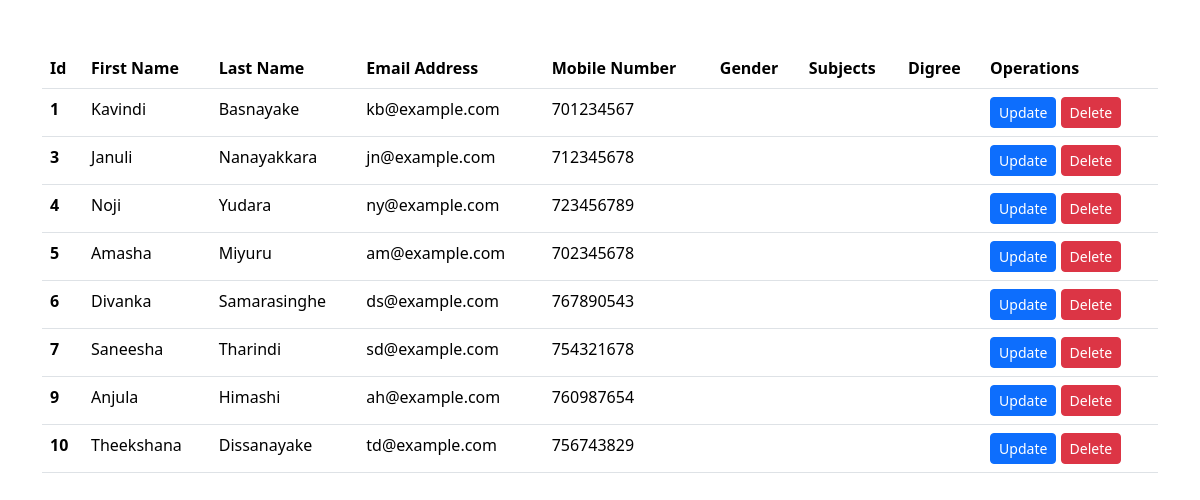
The page /read.php on the database as committed earlier.
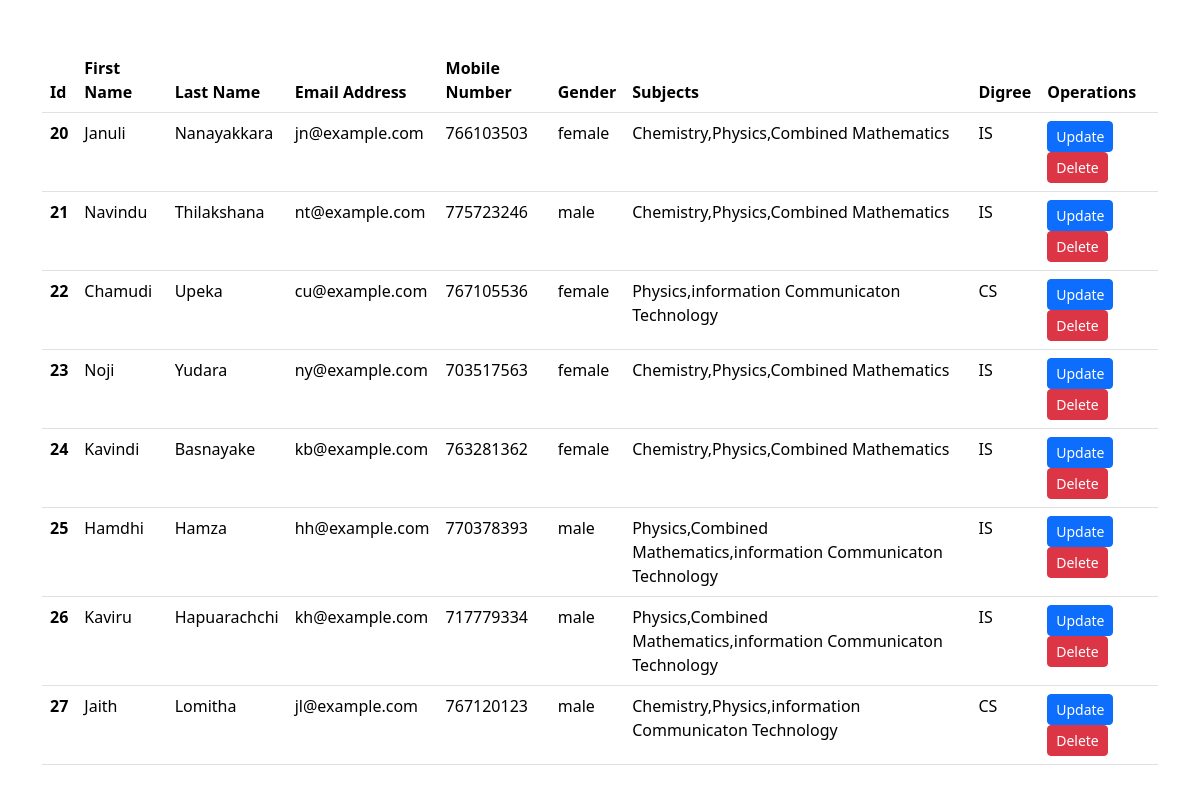
The same page on the database as committed later.
### tables this page shows
CREATE TABLE `users` (
  `id` int(11) NOT NULL,
  `firstName` varchar(255) NOT NULL,
  `lastName` varchar(255) NOT NULL,
  `emailAddress` varchar(255) DEFAULT NULL,
  `mobileNumber` int(10) DEFAULT NULL,
  `subjects` varchar(255) DEFAULT NULL,
  `gender` enum('male','female') DEFAULT NULL,
  `digree` varchar(255) DEFAULT NULL
);

### read.php (the view, shortened to what this page needs)
<?php
include "dbconn.php";
?>
<!doctype html>
<html lang="en">
<head>
    <link href="https://cdn.jsdelivr.net/npm/bootstrap@5.3.3/dist/css/bootstrap.min.css" rel="stylesheet">
</head>
<body>
    <div class="container my-5">
        <table class="table">
            <thead>
                <tr>
                    <th scope="col">Id</th>
                    <th scope="col">First Name</th>
                    <th scope="col">Last Name</th>
                    <th scope="col">Email Address</th>
                    <th scope="col">Mobile Number</th>
                    <th scope="col">Gender</th>
                    <th scope="col">Subjects</th>
                    <th scope="col">Digree</th>
                    <th scope="col">Operations</th>
                </tr>
            </thead>
            <tbody>
                <?php
                $sql = "SELECT * FROM users";
                $result = mysqli_query($conn, $sql);
                while ($row = mysqli_fetch_assoc($result)) {
                    $id = $row['id'];
                    $fname = $row['firstName'];
                    $lname = $row['lastName'];
                    $email = $row['emailAddress'];
                    $mobile = $row['mobileNumber'];
                    $gender = $row['gender'];
                    $subjects = $row['subjects'];
                    $digree = $row['digree'];
                    echo '<tr>
                    <th scope="row">' . $id . '</th>
                    <td>' . $fname . '</td>
                    <td>' . $lname . '</td>
                    <td>' . $email . '</td>
                    <td>' . $mobile . '</td>
                    <td>' . $gender . '</td>
                    <td>' . $subjects . '</td>
                    <td>' . $digree . '</td>
                    <td>
                <a href="update.php?updateid='.$id.'" class="btn btn-primary btn-sm">Update</a>
                <a href="delete.php?deleteid='.$id.'" class="btn btn-danger btn-sm">Delete</a>
            </td>
                    </tr>';
                }
                ?>
            </tbody>
        </table>
    </div>
</body>
</html>

Rows that differ between the two databases and show on the page:
removed users: id "1", firstName "Kavindi", lastName "Basnayake", emailAddress "kb@example.com", mobileNumber "701234567"
removed users: id "3", firstName "Januli", lastName "Nanayakkara", emailAddress "jn@example.com", mobileNumber "712345678"
removed users: id "4", firstName "Noji", lastName "Yudara", emailAddress "ny@example.com", mobileNumber "723456789"
removed users: id "5", firstName "Amasha", lastName "Miyuru", emailAddress "am@example.com", mobileNumber "702345678"
removed users: id "6", firstName "Divanka", lastName "Samarasinghe", emailAddress "ds@example.com", mobileNumber "767890543"
removed users: id "7", firstName "Saneesha", lastName "Tharindi", emailAddress "sd@example.com", mobileNumber "754321678"
removed users: id "9", firstName "Anjula", lastName "Himashi", emailAddress "ah@example.com", mobileNumber "760987654"
removed users: id "10", firstName "Theekshana", lastName "Dissanayake", emailAddress "td@example.com", mobileNumber "756743829"
added users: id "20", firstName "Januli", lastName "Nanayakkara", emailAddress "jn@example.com", mobileNumber "766103503", gender "female", subjects "Chemistry,Physics,Combined Mathematics", digree "IS"
added users: id "21", firstName "Navindu", lastName "Thilakshana", emailAddress "nt@example.com", mobileNumber "775723246", gender "male", subjects "Chemistry,Physics,Combined Mathematics", digree "IS"
added users: id "22", firstName "Chamudi", lastName "Upeka", emailAddress "cu@example.com", mobileNumber "767105536", gender "female", subjects "Physics,information Communicaton Technology", digree "CS"
added users: id "23", firstName "Noji", lastName "Yudara", emailAddress "ny@example.com", mobileNumber "703517563", gender "female", subjects "Chemistry,Physics,Combined Mathematics", digree "IS"
added users: id "24", firstName "Kavindi", lastName "Basnayake", emailAddress "kb@example.com", mobileNumber "763281362", gender "female", subjects "Chemistry,Physics,Combined Mathematics", digree "IS"
added users: id "25", firstName "Hamdhi", lastName "Hamza", emailAddress "hh@example.com", mobileNumber "770378393", gender "male", subjects "Physics,Combined Mathematics,information Communicaton Technology", digree "IS"
added users: id "26", firstName "Kaviru", lastName "Hapuarachchi", emailAddress "kh@example.com", mobileNumber "717779334", gender "male", subjects "Physics,Combined Mathematics,information Communicaton Technology", digree "IS"
added users: id "27", firstName "Jaith", lastName "Lomitha", emailAddress "jl@example.com", mobileNumber "767120123", gender "male", subjects "Chemistry,Physics,information Communicaton Technology", digree "CS"
